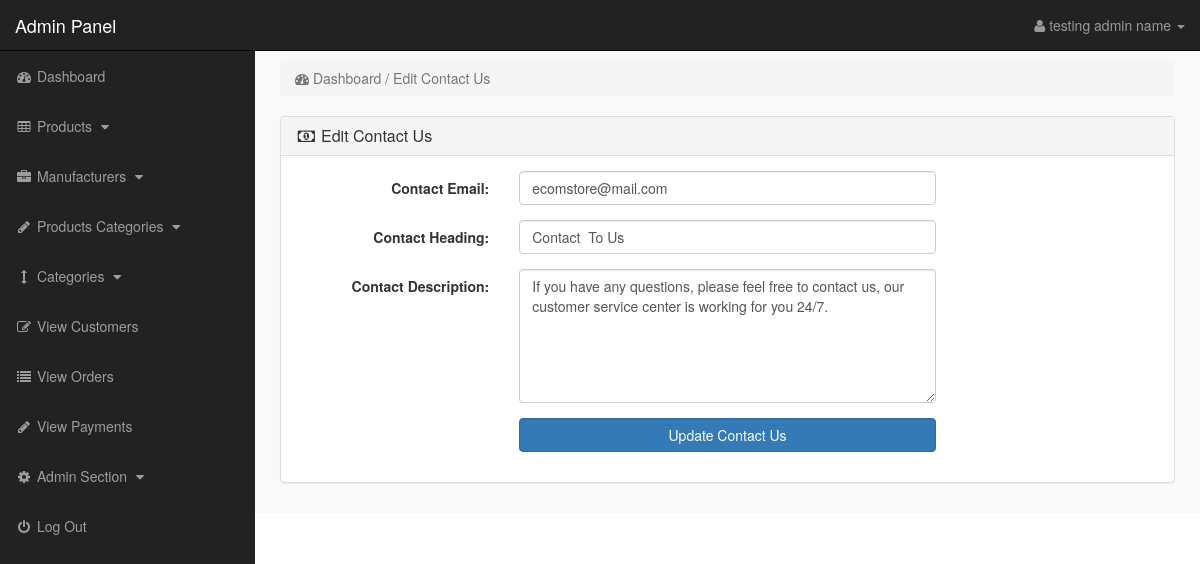
The app's page /admin_area/index.php?edit_contact_us (signed in) with its own data.
### tables this page shows
CREATE TABLE `contact_us` (
  `contact_id` int(10) NOT NULL,
  `contact_email` text NOT NULL,
  `contact_heading` text NOT NULL,
  `contact_desc` text NOT NULL
);

### admin_area/edit_contact_us.php (the view, shortened to what this page needs)
<?php
if(!isset($_SESSION['admin_email'])){
echo "<script>window.open('login.php','_self')</script>";
}
else {
?>
<?php
$get_conatct_us = "select * from contact_us";
$run_contact_us = mysqli_query($con,$get_conatct_us);
$row_contact_us = mysqli_fetch_array($run_contact_us);
$contact_email = $row_contact_us['contact_email'];
$contact_heading = $row_contact_us['contact_heading'];
$contact_desc = $row_contact_us['contact_desc'];
?>
<div class="row" >
<div class="col-lg-12" >
<ol class="breadcrumb">
<li class="active">
<i class="fa fa-dashboard" ></i> Dashboard / Edit Contact Us
</li>
</ol>
</div>
</div>
<div class="row">
<div class="col-lg-12">
<div class="panel panel-default">
<div class="panel-heading">
<h3 class="panel-title">
<i class="fa fa-money fa-fw"></i> Edit Contact Us
</h3>
</div>
<div class="panel-body">
<form class="form-horizontal" action="" method="post">
<div class="form-group">
<label class="col-md-3 control-label"> Contact Email: </label>
<div class="col-md-6">
<input type="text" name="contact_email" class="form-control" value="<?php echo $contact_email; ?>">
</div>
</div>
<div class="form-group">
<label class="col-md-3 control-label"> Contact Heading: </label>
<div class="col-md-6">
<input type="text" name="contact_heading" class="form-control" value="<?php echo $contact_heading; ?>">
</div>
</div>
<div class="form-group">
<label class="col-md-3 control-label"> Contact Description: </label>
<div class="col-md-6">
<textarea name="contact_desc" class="form-control" rows="6" cols="19">
<?php echo $contact_desc; ?>
</textarea>
</div>
</div>
<div class="form-group">
<label class="col-md-3 control-label"> </label>
<div class="col-md-6">
<input type="submit" name="submit" class="btn btn-primary form-control" value=" Update Contact Us ">
</div>
</div>
</form>
</div>
</div>
</div>
</div>
<?php } ?>

### admin_area/includes/sidebar.php (shortened to what this page needs)
<?php
if(!isset($_SESSION['admin_email'])){
echo "<script>window.open('login.php','_self')</script>";
}
else {
?>
<nav class="navbar navbar-inverse navbar-fixed-top" >
<div class="navbar-header" >
<a class="navbar-brand" href="index.php?dashboard" >Admin Panel</a>
</div>
<ul class="nav navbar-right top-nav" >
<li class="dropdown" >
<a href="#" class="dropdown-toggle" data-toggle="dropdown" >
<i class="fa fa-user" ></i>
<?php echo $admin_name; ?> <b class="caret" ></b>
</a>
</li>
</ul>
<div class="collapse navbar-collapse navbar-ex1-collapse">
<ul class="nav navbar-nav side-nav">
<li>
<a href="index.php?dashboard">
<i class="fa fa-fw fa-dashboard"></i> Dashboard
</a>
</li>
<li>
<a href="#" data-toggle="collapse" data-target="#products">
<i class="fa fa-fw fa-table"></i> Products
<i class="fa fa-fw fa-caret-down"></i>
</a>
</li>
<li>
<a href="#" data-toggle="collapse" data-target="#manufacturers">
<i class="fa fa-fw fa-briefcase"></i> Manufacturers
<i class="fa fa-fw fa-caret-down"></i>
</a>
</li>
<li>
<a href="#" data-toggle="collapse" data-target="#p_cat">
<i class="fa fa-fw fa-pencil"></i> Products Categories
<i class="fa fa-fw fa-caret-down"></i>
</a>
</li>
<li>
<a href="#" data-toggle="collapse" data-target="#cat">
<i class="fa fa-fw fa-arrows-v"></i> Categories
<i class="fa fa-fw fa-caret-down"></i>
</a>
</li>
<li>
<a href="index.php?view_customers">
<i class="fa fa-fw fa-edit"></i> View Customers
</a>
</li>
<li>
<a href="index.php?view_orders">
<i class="fa fa-fw fa-list"></i> View Orders
</a>
</li>
<li>
<a href="index.php?view_payments">
<i class="fa fa-fw fa-pencil"></i> View Payments
</a>
</li>
<li>
<a href="#" data-toggle="collapse" data-target="#users">
<i class="fa fa-fw fa-gear"></i> Admin Section
<i class="fa fa-fw fa-caret-down"></i>
</a>
</li>
<li>
<a href="logout.php">
<i class="fa fa-fw fa-power-off"></i> Log Out
</a>
</li>
</ul>
</div>
</nav>
<?php } ?>

### admin_area/css/style.css (style rules this page uses)
body { margin-top:100px; }
@media (min-width: 768px) { body { margin-top:50px; } }
.top-nav { padding:0 15px; }
.top-nav>li { display:inline-block; float:left; }
.top-nav>li>a { padding-top:15px; padding-bottom:15px; line-height:20px; color:#999; }
@media (min-width: 768px) { .side-nav { position:fixed; top:51px; width:255px; border-radius:0; overflow-y:auto; background-color: #222; bottom:0; overflow-x:hidden; padding-bottom:40px; } }
@media (min-width: 768px) { .side-nav>li>a { width:255px; } }
.panel-body { border-radius:5px; }

### records on screen
contact_us: contact_email "ecomstore@mail.com", contact_heading "Contact To Us", contact_desc "If you have any questions, please feel free to contact us, our customer service center is working for you 24/7."

### other values on screen
$admin_name "testing admin name"
